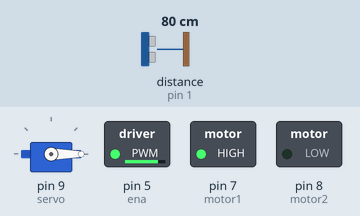
Recording of a sketch running on a simulated Arduino Uno, built with avr-gcc and run on an emulated ATmega328P. Parts: servo, switched loads named in the sketch (green lamp = pin HIGH). Wiring (inferred from the names in the program): ultrasonic range finder: trigger pin 2; echo pin 1. The test bench sets the inputs (shaded band); at power-on: distance to the obstacle (sensor on pin 1) 80 cm. The echo pulse lasts 58.3 µs per cm; pins used as bus, display or sensor lines are not drawn.

Above: at 1.2 s.
1.3 s: distance to the obstacle (sensor on pin 1) set to 35 cm
3.2 s: distance to the obstacle (sensor on pin 1) set to 31 cm
At 5.58 s:
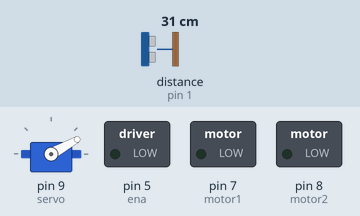
At 7.8 s:
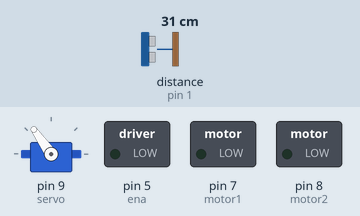
8.5 s: distance to the obstacle (sensor on pin 1) set to 60 cm
11.5 s: distance to the obstacle (sensor on pin 1) set to 2 cm
At 13.13 s:
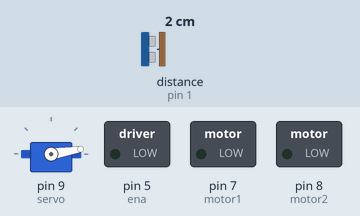
Timing chart, 0 to 15.5 s (numbered marks = the images above; inputs shaded):
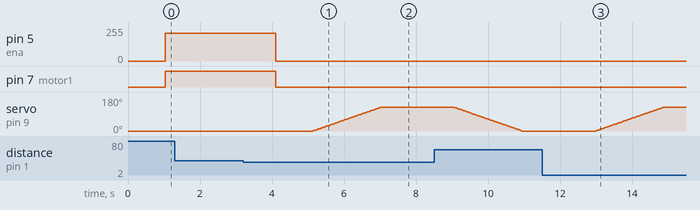

Measured:
- the behaviour switches between 32 and 31 cm on distance to the obstacle (sensor on pin 1) (found by bisection; images 0 and 1)
- after the input at 1.3 s, every drawn part: stays the same
- after the input at 3.2 s, pin 5 (ena): 210/255 → 0/255 after 0.90 s; pin 7 (motor1): HIGH → LOW after 0.90 s; servo on pin 9 (servo): moves from 0° to 125° over 1.9 s, starting after 1.9 s
- after the input at 11.5 s, pin 5 (ena): stays 0/255 (without the input it goes to 210/255 after 0.45 s); pin 7 (motor1): stays LOW (without the input it goes to HIGH after 0.45 s); servo on pin 9 (servo): moves from 0° to 125° over 1.9 s, starting after 1.5 s

The sketch:

bus_algo.ino
```cpp
/*
Bus Brake Sensor (DPSM Carnival Project)
*/

#include <Servo.h>
#define echo 1
#define trig 2
#define motor1 7
#define motor2 8
#define ena 5

Servo servo; // servo
int del;
long duration; // ultrasonic sensor duration
int distance; // ultrasonic sensor distance
int speed;
int range, immediateRange;
int pos; // position of servo
int max; // max position of servo

void setup() {
  servo.attach(9);
  servo.write(0);
  pos = 0;
  del = 15;
  max = 125;
  range = 30;
  speed = 210;
  immediateRange = 10;
  pinMode(echo, INPUT); // sets the echoPin an Input
  pinMode(trig, OUTPUT); // sets the trigPin as an Output
  pinMode(motor1, OUTPUT);
  pinMode(motor2, OUTPUT);
  pinMode(ena, OUTPUT);
}

void loop() {
  int check = 0;
  for (int i = 0; i < 5; i++) {
    check = check + checkUltraSensor();
  }
  check /= 5;
  if (check <= immediateRange) {
    stopBus();
    delay(1000);
    openDoor();
    delay(2000);
  } else if (check <= range) {
    decelerate();
    stopBus();
    delay(1000);
    openDoor();
    delay(2000);
  } else {
    closeDoor();
    delay(1000);
    accelerate();
  }
}

int checkUltraSensor() {
  digitalWrite(trig, LOW); // makes trigPin low
  delayMicroseconds(2); // 2 micro second delay

  // to release a sound signal for echo
  digitalWrite(trig, HIGH); // tigPin high
  delayMicroseconds(10); // trigPin high for 10 micro seconds
  digitalWrite(trig, LOW); // trigPin low

  duration = pulseIn(echo, HIGH); // read echo pin, time in microseconds
  distance = duration * 0.034 / 2; // calculating actual/real distance

  return distance;
}

int checkIfDoorOpen() {
  if (pos == 0) return 0; // full close
  else if (pos > 0 && pos < max) return 1; // semi/partial
  else if (pos == max) return 2; // full open
}

void openDoor() {
  // open door from current position to max
  for (; pos <= max; pos += 1) {
    servo.write(pos);
    delay(del);
  }
}

void closeDoor() {
  // close door from current position to 0
  for (; pos >= 0; pos -= 1) {
    servo.write(pos);
    delay(del);
  }
}

void accelerate() {
  digitalWrite(motor1, HIGH);
  digitalWrite(motor2, LOW);
  analogWrite(ena, speed);
}

void decelerate() {
  digitalWrite(motor1, LOW);
  digitalWrite(motor2, HIGH);
  analogWrite(ena, 100);
}

void stopBus() {
  digitalWrite(motor1, LOW);
  digitalWrite(motor2, LOW);
  analogWrite(ena, 0);
}
```
